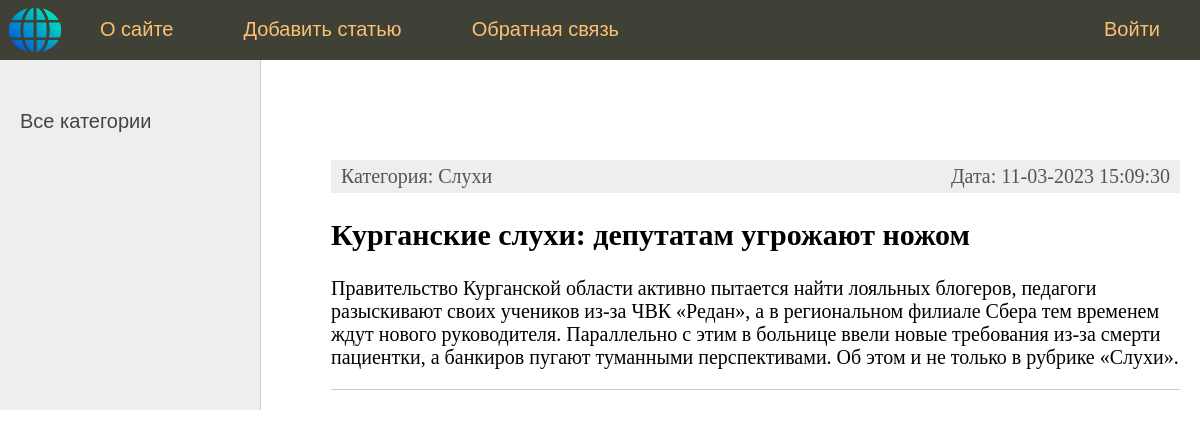
Page /post/6/ on the committed database.
### women/models.py (models this page shows, shortened)
class Women(models.Model):
    title = models.CharField(max_length=255)
    content = models.TextField(blank=True)
    photo = models.ImageField(upload_to="photos/%Y/%m/%d", null=True)
    time_create = models.DateTimeField(auto_now_add=True)
    time_update = models.DateTimeField(auto_now=True)
    is_published = models.BooleanField(default=True)
    cat = models.ForeignKey('Category', on_delete=models.PROTECT, null=True)
    class Meta:
        verbose_name = 'Новости :)'
        verbose_name_plural = 'Новости :)'
        ordering = ['time_create', 'title']

class Category(models.Model):
    name = models.CharField(max_length=100, db_index=True)
    def __str__(self):
        return self.name

### women/views.py (the view)
# urls.py: path("post/<int:post_id>/", show_post, name="post"),
def show_post(request, post_id):
    post = Women.objects.filter(id=post_id)
    context = {
        'posts': post,
        'menu': menu,
        'title': 'Отображение по рубрикам',
        'cat_selected': post_id
    }
    return render(request, 'women/post.html', context=context)

### women/templates/women/post.html (shortened to what this page needs)
{% extends 'women/base.html' %}
{% block content %}
<ul class="list-articles">
	{% for p in posts %}
			<li>
				<div class="article-panel">
					<p class="first">Категория: {{p.cat}}</p>
					<p class="last">Дата: {{p.time_update|date:"d-m-Y H:i:s"}}</p>
				</div>
				<h2>{{p.title}}</h2>
	{% autoescape on %}
	{{p.content|linebreaks}}
	{% endautoescape %}
			</li>
	{% endfor %}
</ul>
{% endblock %}

### women/static/women/css/styles.css (style rules this page uses)
html, body { font-family: 'Arial'; margin: 0; padding: 0; height: 100%; width: 100%; color: #444; }
div.article-panel { background: #eee; padding: 5px 10px 5px 10px; box-sizing: border-box; overflow: hidden; color: #555; }
div.article-panel p.first { margin: 0; float: left; }
div.article-panel p.last { margin: 0; float: right; }
ul.list-articles { list-style: none; margin: 0; padding: 0; }
ul.list-articles li { border-bottom: 1px solid #ccc; }

### rows in the picture
Women: cat "Слухи", time_update "11-03-2023 15:09:30", title "Курганские слухи: депутатам угрожают ножом", content "Правительство Курганской области активно пытается найти лояльных блогеров, педагоги разыскивают своих учеников из-за ЧВК «Редан», а в региональном филиале Сбера тем временем ждут нового руководителя. Параллельно с этим в больнице ввели новые требования из-за смерти пациентки, а банкиров пугают туманными перспективами. Об этом и не только в рубрике «Слухи»."

### other values in the picture
{{ m.title }} "О сайте" "Добавить статью" "Обратная связь"
{{ m.title }} "Войти"
